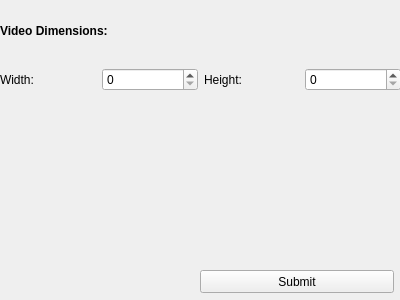
<?xml version="1.0" encoding="UTF-8"?>
<ui version="4.0">
 <class>SettingsWindow</class>
 <widget class="QWidget" name="SettingsWindow">
  <property name="geometry">
   <rect>
    <x>0</x>
    <y>0</y>
    <width>400</width>
    <height>300</height>
   </rect>
  </property>
  <property name="windowTitle">
   <string>Form</string>
  </property>
  <widget class="QWidget" name="gridLayoutWidget">
   <property name="geometry">
    <rect>
     <x>0</x>
     <y>0</y>
     <width>401</width>
     <height>91</height>
    </rect>
   </property>
   <layout class="QGridLayout" name="gridLayout">
    <item row="1" column="2">
     <layout class="QHBoxLayout" name="horizontalLayout_2"/>
    </item>
    <item row="1" column="1">
     <layout class="QVBoxLayout" name="verticalLayout">
      <item>
       <widget class="QLabel" name="label">
        <property name="styleSheet">
         <string notr="true">font: 75 9pt &quot;MS Shell Dlg 2&quot;;
font-weight: bold;</string>
        </property>
        <property name="text">
         <string>Video Dimensions:</string>
        </property>
       </widget>
      </item>
      <item>
       <layout class="QHBoxLayout" name="horizontalLayout">
        <item>
         <widget class="QLabel" name="label_3">
          <property name="text">
           <string>Width:</string>
          </property>
         </widget>
        </item>
        <item>
         <widget class="QSpinBox" name="spinBoxVideoWidth"/>
        </item>
        <item>
         <widget class="QLabel" name="label_4">
          <property name="text">
           <string>Height:</string>
          </property>
         </widget>
        </item>
        <item>
         <widget class="QSpinBox" name="spinBoxVideoHeight"/>
        </item>
       </layout>
      </item>
     </layout>
    </item>
   </layout>
  </widget>
  <widget class="QPushButton" name="pushButton">
   <property name="geometry">
    <rect>
     <x>200</x>
     <y>270</y>
     <width>194</width>
     <height>23</height>
    </rect>
   </property>
   <property name="text">
    <string>Submit</string>
   </property>
  </widget>
 </widget>
 <resources/>
 <connections/>
</ui>
